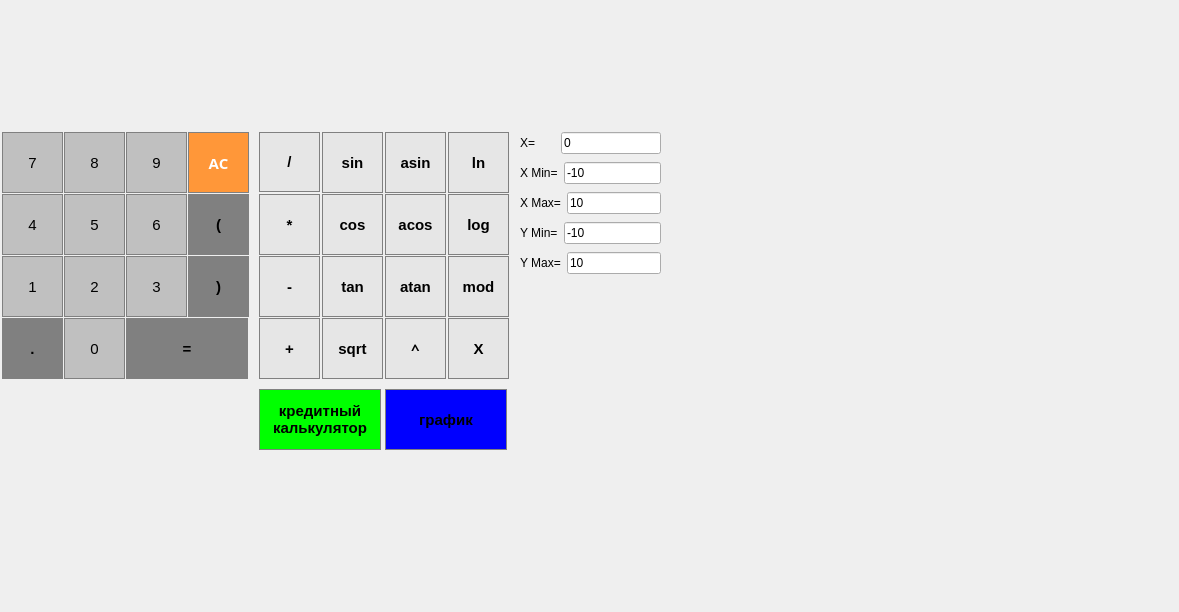
<?xml version="1.0" encoding="UTF-8"?>
<ui version="4.0">
 <class>MainWindow</class>
 <widget class="QMainWindow" name="MainWindow">
  <property name="geometry">
   <rect>
    <x>0</x>
    <y>0</y>
    <width>1179</width>
    <height>612</height>
   </rect>
  </property>
  <property name="windowTitle">
   <string>SmartCalc_v1.0</string>
  </property>
  <widget class="QWidget" name="centralwidget">
   <widget class="QLabel" name="result_show">
    <property name="geometry">
     <rect>
      <x>10</x>
      <y>10</y>
      <width>481</width>
      <height>51</height>
     </rect>
    </property>
    <property name="font">
     <font>
      <pointsize>20</pointsize>
      <weight>75</weight>
      <bold>true</bold>
     </font>
    </property>
    <property name="styleSheet">
     <string notr="true">QLabel {
  qproperty-alignment: 'AlignVCenter | AlignRight';
  border: 1px solid gray;
}

background-color : white;</string>
    </property>
    <property name="text">
     <string/>
    </property>
   </widget>
   <widget class="QPushButton" name="pushButton_bracket_1">
    <property name="geometry">
     <rect>
      <x>188</x>
      <y>194</y>
      <width>61</width>
      <height>61</height>
     </rect>
    </property>
    <property name="font">
     <font>
      <pointsize>11</pointsize>
      <weight>75</weight>
      <bold>true</bold>
     </font>
    </property>
    <property name="styleSheet">
     <string notr="true">QPushButton {
  background-color: rgb(128, 128, 128);
  border: 1px solid gray;
}
QPushButton:pressed {
    background-color: qlineargradient(x1: 0, y1: 0, x2: 0, y2: 1,
                                      stop: 0 #BEBEBE, stop: 1 #D7D7D7);
}</string>
    </property>
    <property name="text">
     <string>(</string>
    </property>
   </widget>
   <widget class="QPushButton" name="pushButton_X">
    <property name="geometry">
     <rect>
      <x>448</x>
      <y>318</y>
      <width>61</width>
      <height>61</height>
     </rect>
    </property>
    <property name="font">
     <font>
      <pointsize>11</pointsize>
      <weight>75</weight>
      <bold>true</bold>
     </font>
    </property>
    <property name="styleSheet">
     <string notr="true">QPushButton {
  background-color: rgb(230, 230, 230);
  border: 1px solid gray;
}
QPushButton:pressed {
    background-color: qlineargradient(x1: 0, y1: 0, x2: 0, y2: 1,
                                      stop: 0 #BEBEBE, stop: 1 #D7D7D7);
}</string>
    </property>
    <property name="text">
     <string>X</string>
    </property>
   </widget>
   <widget class="QPushButton" name="pushButton_7">
    <property name="geometry">
     <rect>
      <x>2</x>
      <y>132</y>
      <width>61</width>
      <height>61</height>
     </rect>
    </property>
    <property name="font">
     <font>
      <pointsize>11</pointsize>
     </font>
    </property>
    <property name="styleSheet">
     <string notr="true">QPushButton {
 background-color: rgb(192, 192, 192);
   border: 1px solid gray;
}
QPushButton:pressed {
    background-color: qlineargradient(x1: 0, y1: 0, x2: 0, y2: 1,
                                      stop: 0 #dadbde, stop: 1 #f6f7fa);
}</string>
    </property>
    <property name="text">
     <string>7</string>
    </property>
   </widget>
   <widget class="QPushButton" name="pushButton_8">
    <property name="geometry">
     <rect>
      <x>64</x>
      <y>132</y>
      <width>61</width>
      <height>61</height>
     </rect>
    </property>
    <property name="font">
     <font>
      <pointsize>11</pointsize>
     </font>
    </property>
    <property name="styleSheet">
     <string notr="true">QPushButton {
 background-color: rgb(192, 192, 192);
   border: 1px solid gray;
}
QPushButton:pressed {
    background-color: qlineargradient(x1: 0, y1: 0, x2: 0, y2: 1,
                                      stop: 0 #dadbde, stop: 1 #f6f7fa);
}</string>
    </property>
    <property name="text">
     <string>8</string>
    </property>
   </widget>
   <widget class="QPushButton" name="pushButton_9">
    <property name="geometry">
     <rect>
      <x>126</x>
      <y>132</y>
      <width>61</width>
      <height>61</height>
     </rect>
    </property>
    <property name="font">
     <font>
      <pointsize>11</pointsize>
     </font>
    </property>
    <property name="styleSheet">
     <string notr="true">QPushButton {
 background-color: rgb(192, 192, 192);
   border: 1px solid gray;
}
QPushButton:pressed {
    background-color: qlineargradient(x1: 0, y1: 0, x2: 0, y2: 1,
                                      stop: 0 #dadbde, stop: 1 #f6f7fa);
}</string>
    </property>
    <property name="text">
     <string>9</string>
    </property>
   </widget>
   <widget class="QPushButton" name="pushButton_divide">
    <property name="geometry">
     <rect>
      <x>259</x>
      <y>132</y>
      <width>61</width>
      <height>60</height>
     </rect>
    </property>
    <property name="font">
     <font>
      <pointsize>11</pointsize>
      <weight>75</weight>
      <bold>true</bold>
     </font>
    </property>
    <property name="styleSheet">
     <string notr="true">QPushButton {
  background-color: rgb(230, 230, 230);
  border: 1px solid gray;
}
QPushButton:pressed {
    background-color: qlineargradient(x1: 0, y1: 0, x2: 0, y2: 1,
                                      stop: 0 #BEBEBE, stop: 1 #D7D7D7);
}</string>
    </property>
    <property name="text">
     <string>/</string>
    </property>
   </widget>
   <widget class="QPushButton" name="pushButton_4">
    <property name="geometry">
     <rect>
      <x>2</x>
      <y>194</y>
      <width>61</width>
      <height>61</height>
     </rect>
    </property>
    <property name="font">
     <font>
      <pointsize>11</pointsize>
     </font>
    </property>
    <property name="styleSheet">
     <string notr="true">QPushButton {
 background-color: rgb(192, 192, 192);
   border: 1px solid gray;
}
QPushButton:pressed {
    background-color: qlineargradient(x1: 0, y1: 0, x2: 0, y2: 1,
                                      stop: 0 #dadbde, stop: 1 #f6f7fa);
}</string>
    </property>
    <property name="text">
     <string>4</string>
    </property>
   </widget>
   <widget class="QPushButton" name="pushButton_5">
    <property name="geometry">
     <rect>
      <x>64</x>
      <y>194</y>
      <width>61</width>
      <height>61</height>
     </rect>
    </property>
    <property name="font">
     <font>
      <pointsize>11</pointsize>
     </font>
    </property>
    <property name="styleSheet">
     <string notr="true">QPushButton {
 background-color: rgb(192, 192, 192);
   border: 1px solid gray;
}
QPushButton:pressed {
    background-color: qlineargradient(x1: 0, y1: 0, x2: 0, y2: 1,
                                      stop: 0 #dadbde, stop: 1 #f6f7fa);
}</string>
    </property>
    <property name="text">
     <string>5</string>
    </property>
   </widget>
   <widget class="QPushButton" name="pushButton_6">
    <property name="geometry">
     <rect>
      <x>126</x>
      <y>194</y>
      <width>61</width>
      <height>61</height>
     </rect>
    </property>
    <property name="font">
     <font>
      <pointsize>11</pointsize>
     </font>
    </property>
    <property name="styleSheet">
     <string notr="true">QPushButton {
 background-color: rgb(192, 192, 192);
   border: 1px solid gray;
}
QPushButton:pressed {
    background-color: qlineargradient(x1: 0, y1: 0, x2: 0, y2: 1,
                                      stop: 0 #dadbde, stop: 1 #f6f7fa);
}</string>
    </property>
    <property name="text">
     <string>6</string>
    </property>
   </widget>
   <widget class="QPushButton" name="pushButton_multiplication">
    <property name="geometry">
     <rect>
      <x>259</x>
      <y>194</y>
      <width>61</width>
      <height>61</height>
     </rect>
    </property>
    <property name="font">
     <font>
      <pointsize>11</pointsize>
      <weight>75</weight>
      <bold>true</bold>
     </font>
    </property>
    <property name="styleSheet">
     <string notr="true">QPushButton {
  background-color: rgb(230, 230, 230);
  border: 1px solid gray;
}
QPushButton:pressed {
    background-color: qlineargradient(x1: 0, y1: 0, x2: 0, y2: 1,
                                      stop: 0 #BEBEBE, stop: 1 #D7D7D7);
}</string>
    </property>
    <property name="text">
     <string>*</string>
    </property>
   </widget>
   <widget class="QPushButton" name="pushButton_1">
    <property name="geometry">
     <rect>
      <x>2</x>
      <y>256</y>
      <width>61</width>
      <height>61</height>
     </rect>
    </property>
    <property name="font">
     <font>
      <pointsize>11</pointsize>
     </font>
    </property>
    <property name="styleSheet">
     <string notr="true">QPushButton {
 background-color: rgb(192, 192, 192);
   border: 1px solid gray;
}
QPushButton:pressed {
    background-color: qlineargradient(x1: 0, y1: 0, x2: 0, y2: 1,
                                      stop: 0 #dadbde, stop: 1 #f6f7fa);
}</string>
    </property>
    <property name="text">
     <string>1</string>
    </property>
   </widget>
   <widget class="QPushButton" name="pushButton_2">
    <property name="geometry">
     <rect>
      <x>64</x>
      <y>256</y>
      <width>61</width>
      <height>61</height>
     </rect>
    </property>
    <property name="font">
     <font>
      <pointsize>11</pointsize>
     </font>
    </property>
    <property name="styleSheet">
     <string notr="true">QPushButton {
 background-color: rgb(192, 192, 192);
   border: 1px solid gray;
}
QPushButton:pressed {
    background-color: qlineargradient(x1: 0, y1: 0, x2: 0, y2: 1,
                                      stop: 0 #dadbde, stop: 1 #f6f7fa);
}</string>
    </property>
    <property name="text">
     <string>2</string>
    </property>
   </widget>
   <widget class="QPushButton" name="pushButton_3">
    <property name="geometry">
     <rect>
      <x>126</x>
      <y>256</y>
      <width>61</width>
      <height>61</height>
     </rect>
    </property>
    <property name="font">
     <font>
      <pointsize>11</pointsize>
     </font>
    </property>
    <property name="styleSheet">
     <string notr="true">QPushButton {
 background-color: rgb(192, 192, 192);
   border: 1px solid gray;
}
QPushButton:pressed {
    background-color: qlineargradient(x1: 0, y1: 0, x2: 0, y2: 1,
                                      stop: 0 #dadbde, stop: 1 #f6f7fa);
}</string>
    </property>
    <property name="text">
     <string>3</string>
    </property>
   </widget>
   <widget class="QPushButton" name="pushButton_minus">
    <property name="geometry">
     <rect>
      <x>259</x>
      <y>256</y>
      <width>61</width>
      <height>61</height>
     </rect>
    </property>
    <property name="font">
     <font>
      <pointsize>11</pointsize>
      <weight>75</weight>
      <bold>true</bold>
     </font>
    </property>
    <property name="styleSheet">
     <string notr="true">QPushButton {
  background-color: rgb(230, 230, 230);
  border: 1px solid gray;
}
QPushButton:pressed {
    background-color: qlineargradient(x1: 0, y1: 0, x2: 0, y2: 1,
                                      stop: 0 #BEBEBE, stop: 1 #D7D7D7);
}</string>
    </property>
    <property name="text">
     <string>-</string>
    </property>
   </widget>
   <widget class="QPushButton" name="pushButton_dot">
    <property name="geometry">
     <rect>
      <x>2</x>
      <y>318</y>
      <width>61</width>
      <height>61</height>
     </rect>
    </property>
    <property name="font">
     <font>
      <pointsize>11</pointsize>
      <weight>75</weight>
      <bold>true</bold>
     </font>
    </property>
    <property name="styleSheet">
     <string notr="true">QPushButton {
  background-color: rgb(128, 128, 128);
  border: 1px solid gray;
}
QPushButton:pressed {
    background-color: qlineargradient(x1: 0, y1: 0, x2: 0, y2: 1,
                                      stop: 0 #BEBEBE, stop: 1 #D7D7D7);
}</string>
    </property>
    <property name="text">
     <string>.</string>
    </property>
   </widget>
   <widget class="QPushButton" name="pushButton_0">
    <property name="geometry">
     <rect>
      <x>64</x>
      <y>318</y>
      <width>61</width>
      <height>61</height>
     </rect>
    </property>
    <property name="font">
     <font>
      <pointsize>11</pointsize>
     </font>
    </property>
    <property name="styleSheet">
     <string notr="true">QPushButton {
 background-color: rgb(192, 192, 192);
   border: 1px solid gray;
}
QPushButton:pressed {
    background-color: qlineargradient(x1: 0, y1: 0, x2: 0, y2: 1,
                                      stop: 0 #dadbde, stop: 1 #f6f7fa);
}</string>
    </property>
    <property name="text">
     <string>0</string>
    </property>
   </widget>
   <widget class="QPushButton" name="pushButton_equals">
    <property name="geometry">
     <rect>
      <x>126</x>
      <y>318</y>
      <width>122</width>
      <height>61</height>
     </rect>
    </property>
    <property name="font">
     <font>
      <pointsize>11</pointsize>
      <weight>75</weight>
      <bold>true</bold>
     </font>
    </property>
    <property name="styleSheet">
     <string notr="true">QPushButton {
  background-color: rgb(128, 128, 128);
  border: 1px solid gray;
}
QPushButton:pressed {
    background-color: qlineargradient(x1: 0, y1: 0, x2: 0, y2: 1,
                                      stop: 0 #BEBEBE, stop: 1 #D7D7D7);
}</string>
    </property>
    <property name="text">
     <string>=</string>
    </property>
   </widget>
   <widget class="QPushButton" name="pushButton_mod">
    <property name="geometry">
     <rect>
      <x>448</x>
      <y>256</y>
      <width>61</width>
      <height>61</height>
     </rect>
    </property>
    <property name="font">
     <font>
      <pointsize>11</pointsize>
      <weight>75</weight>
      <bold>true</bold>
     </font>
    </property>
    <property name="styleSheet">
     <string notr="true">QPushButton {
  background-color: rgb(230, 230, 230);
  border: 1px solid gray;
}
QPushButton:pressed {
    background-color: qlineargradient(x1: 0, y1: 0, x2: 0, y2: 1,
                                      stop: 0 #BEBEBE, stop: 1 #D7D7D7);
}</string>
    </property>
    <property name="text">
     <string>mod</string>
    </property>
   </widget>
   <widget class="QPushButton" name="pushButton_cos">
    <property name="geometry">
     <rect>
      <x>322</x>
      <y>194</y>
      <width>61</width>
      <height>61</height>
     </rect>
    </property>
    <property name="font">
     <font>
      <pointsize>11</pointsize>
      <weight>75</weight>
      <bold>true</bold>
     </font>
    </property>
    <property name="styleSheet">
     <string notr="true">QPushButton {
  background-color: rgb(230, 230, 230);
  border: 1px solid gray;
}
QPushButton:pressed {
    background-color: qlineargradient(x1: 0, y1: 0, x2: 0, y2: 1,
                                      stop: 0 #BEBEBE, stop: 1 #D7D7D7);
}</string>
    </property>
    <property name="text">
     <string>cos</string>
    </property>
   </widget>
   <widget class="QPushButton" name="pushButton_Acos">
    <property name="geometry">
     <rect>
      <x>385</x>
      <y>194</y>
      <width>61</width>
      <height>61</height>
     </rect>
    </property>
    <property name="font">
     <font>
      <pointsize>11</pointsize>
      <weight>75</weight>
      <bold>true</bold>
     </font>
    </property>
    <property name="styleSheet">
     <string notr="true">QPushButton {
  background-color: rgb(230, 230, 230);
  border: 1px solid gray;
}
QPushButton:pressed {
    background-color: qlineargradient(x1: 0, y1: 0, x2: 0, y2: 1,
                                      stop: 0 #BEBEBE, stop: 1 #D7D7D7);
}</string>
    </property>
    <property name="text">
     <string>acos</string>
    </property>
   </widget>
   <widget class="QPushButton" name="pushButton_sin">
    <property name="geometry">
     <rect>
      <x>322</x>
      <y>132</y>
      <width>61</width>
      <height>61</height>
     </rect>
    </property>
    <property name="font">
     <font>
      <pointsize>11</pointsize>
      <weight>75</weight>
      <bold>true</bold>
     </font>
    </property>
    <property name="styleSheet">
     <string notr="true">QPushButton {
  background-color: rgb(230, 230, 230);
  border: 1px solid gray;
}
QPushButton:pressed {
    background-color: qlineargradient(x1: 0, y1: 0, x2: 0, y2: 1,
                                      stop: 0 #BEBEBE, stop: 1 #D7D7D7);
}</string>
    </property>
    <property name="text">
     <string>sin</string>
    </property>
   </widget>
   <widget class="QPushButton" name="pushButton_tan">
    <property name="geometry">
     <rect>
      <x>322</x>
      <y>256</y>
      <width>61</width>
      <height>61</height>
     </rect>
    </property>
    <property name="font">
     <font>
      <pointsize>11</pointsize>
      <weight>75</weight>
      <bold>true</bold>
     </font>
    </property>
    <property name="styleSheet">
     <string notr="true">QPushButton {
  background-color: rgb(230, 230, 230);
  border: 1px solid gray;
}
QPushButton:pressed {
    background-color: qlineargradient(x1: 0, y1: 0, x2: 0, y2: 1,
                                      stop: 0 #BEBEBE, stop: 1 #D7D7D7);
}</string>
    </property>
    <property name="text">
     <string>tan</string>
    </property>
   </widget>
   <widget class="QPushButton" name="pushButton_Asin">
    <property name="geometry">
     <rect>
      <x>385</x>
      <y>132</y>
      <width>61</width>
      <height>61</height>
     </rect>
    </property>
    <property name="font">
     <font>
      <pointsize>11</pointsize>
      <weight>75</weight>
      <bold>true</bold>
     </font>
    </property>
    <property name="styleSheet">
     <string notr="true">QPushButton {
  background-color: rgb(230, 230, 230);
  border: 1px solid gray;
}
QPushButton:pressed {
    background-color: qlineargradient(x1: 0, y1: 0, x2: 0, y2: 1,
                                      stop: 0 #BEBEBE, stop: 1 #D7D7D7);
}</string>
    </property>
    <property name="text">
     <string>asin</string>
    </property>
   </widget>
   <widget class="QPushButton" name="pushButton_sqrt">
    <property name="geometry">
     <rect>
      <x>322</x>
      <y>318</y>
      <width>61</width>
      <height>61</height>
     </rect>
    </property>
    <property name="font">
     <font>
      <pointsize>11</pointsize>
      <weight>75</weight>
      <bold>true</bold>
     </font>
    </property>
    <property name="styleSheet">
     <string notr="true">QPushButton {
  background-color: rgb(230, 230, 230);
  border: 1px solid gray;
}
QPushButton:pressed {
    background-color: qlineargradient(x1: 0, y1: 0, x2: 0, y2: 1,
                                      stop: 0 #BEBEBE, stop: 1 #D7D7D7);
}</string>
    </property>
    <property name="text">
     <string>sqrt</string>
    </property>
   </widget>
   <widget class="QPushButton" name="pushButton_log">
    <property name="geometry">
     <rect>
      <x>448</x>
      <y>194</y>
      <width>61</width>
      <height>61</height>
     </rect>
    </property>
    <property name="font">
     <font>
      <pointsize>11</pointsize>
      <weight>75</weight>
      <bold>true</bold>
     </font>
    </property>
    <property name="styleSheet">
     <string notr="true">QPushButton {
  background-color: rgb(230, 230, 230);
  border: 1px solid gray;
}
QPushButton:pressed {
    background-color: qlineargradient(x1: 0, y1: 0, x2: 0, y2: 1,
                                      stop: 0 #BEBEBE, stop: 1 #D7D7D7);
}</string>
    </property>
    <property name="text">
     <string>log</string>
    </property>
   </widget>
   <widget class="QPushButton" name="pushButton_Atan">
    <property name="geometry">
     <rect>
      <x>385</x>
      <y>256</y>
      <width>61</width>
      <height>61</height>
     </rect>
    </property>
    <property name="font">
     <font>
      <pointsize>11</pointsize>
      <weight>75</weight>
      <bold>true</bold>
     </font>
    </property>
    <property name="styleSheet">
     <string notr="true">QPushButton {
  background-color: rgb(230, 230, 230);
  border: 1px solid gray;
}
QPushButton:pressed {
    background-color: qlineargradient(x1: 0, y1: 0, x2: 0, y2: 1,
                                      stop: 0 #BEBEBE, stop: 1 #D7D7D7);
}</string>
    </property>
    <property name="text">
     <string>atan</string>
    </property>
   </widget>
   <widget class="QPushButton" name="pushButton_ln">
    <property name="geometry">
     <rect>
      <x>448</x>
      <y>132</y>
      <width>61</width>
      <height>61</height>
     </rect>
    </property>
    <property name="font">
     <font>
      <pointsize>11</pointsize>
      <weight>75</weight>
      <bold>true</bold>
     </font>
    </property>
    <property name="styleSheet">
     <string notr="true">QPushButton {
  background-color: rgb(230, 230, 230);
  border: 1px solid gray;
}
QPushButton:pressed {
    background-color: qlineargradient(x1: 0, y1: 0, x2: 0, y2: 1,
                                      stop: 0 #BEBEBE, stop: 1 #D7D7D7);
}</string>
    </property>
    <property name="text">
     <string>ln</string>
    </property>
   </widget>
   <widget class="QPushButton" name="pushButton_bracket_2">
    <property name="geometry">
     <rect>
      <x>188</x>
      <y>256</y>
      <width>61</width>
      <height>61</height>
     </rect>
    </property>
    <property name="font">
     <font>
      <pointsize>11</pointsize>
      <weight>75</weight>
      <bold>true</bold>
     </font>
    </property>
    <property name="styleSheet">
     <string notr="true">QPushButton {
  background-color: rgb(128, 128, 128);
  border: 1px solid gray;
}
QPushButton:pressed {
    background-color: qlineargradient(x1: 0, y1: 0, x2: 0, y2: 1,
                                      stop: 0 #BEBEBE, stop: 1 #D7D7D7);
}</string>
    </property>
    <property name="text">
     <string>)</string>
    </property>
   </widget>
   <widget class="QPushButton" name="pushButton_AC">
    <property name="geometry">
     <rect>
      <x>188</x>
      <y>132</y>
      <width>61</width>
      <height>61</height>
     </rect>
    </property>
    <property name="font">
     <font>
      <family>Sans Serif</family>
      <pointsize>11</pointsize>
      <weight>75</weight>
      <bold>true</bold>
     </font>
    </property>
    <property name="styleSheet">
     <string notr="true">QPushButton {
  background-color: rgb(255, 151, 57);
  color: white; 
  border: 1px solid gray;
}

QPushButton:pressed {
    background-color: qlineargradient(x1: 0, y1: 0, x2: 0, y2: 1,
                                      stop: 0 #FF7832, stop: 1 #FF9739);
}</string>
    </property>
    <property name="text">
     <string>AC</string>
    </property>
   </widget>
   <widget class="QPushButton" name="pushButton_plus">
    <property name="geometry">
     <rect>
      <x>259</x>
      <y>318</y>
      <width>61</width>
      <height>61</height>
     </rect>
    </property>
    <property name="font">
     <font>
      <pointsize>11</pointsize>
      <weight>75</weight>
      <bold>true</bold>
     </font>
    </property>
    <property name="styleSheet">
     <string notr="true">QPushButton {
  background-color: rgb(230, 230, 230);
  border: 1px solid gray;
}
QPushButton:pressed {
    background-color: qlineargradient(x1: 0, y1: 0, x2: 0, y2: 1,
                                      stop: 0 #BEBEBE, stop: 1 #D7D7D7);
}</string>
    </property>
    <property name="text">
     <string>+</string>
    </property>
   </widget>
   <widget class="QPushButton" name="pushButton_pow">
    <property name="geometry">
     <rect>
      <x>385</x>
      <y>318</y>
      <width>61</width>
      <height>61</height>
     </rect>
    </property>
    <property name="font">
     <font>
      <family>Sans Serif</family>
      <pointsize>11</pointsize>
      <weight>75</weight>
      <bold>true</bold>
     </font>
    </property>
    <property name="styleSheet">
     <string notr="true">QPushButton {
  background-color: rgb(230, 230, 230);
  border: 1px solid gray;
}
QPushButton:pressed {
    background-color: qlineargradient(x1: 0, y1: 0, x2: 0, y2: 1,
                                      stop: 0 #BEBEBE, stop: 1 #D7D7D7);
}</string>
    </property>
    <property name="text">
     <string>^</string>
    </property>
   </widget>
   <widget class="QLabel" name="l_l">
    <property name="geometry">
     <rect>
      <x>10</x>
      <y>70</y>
      <width>481</width>
      <height>41</height>
     </rect>
    </property>
    <property name="text">
     <string/>
    </property>
   </widget>
   <widget class="QPushButton" name="pushButton_graph">
    <property name="geometry">
     <rect>
      <x>385</x>
      <y>389</y>
      <width>122</width>
      <height>61</height>
     </rect>
    </property>
    <property name="font">
     <font>
      <pointsize>11</pointsize>
      <weight>75</weight>
      <bold>true</bold>
     </font>
    </property>
    <property name="styleSheet">
     <string notr="true">QPushButton {
  background-color: rgb(0, 0, 255);
  border: 1px solid gray;
}
QPushButton:pressed {
    background-color: qlineargradient(x1: 0, y1: 0, x2: 0, y2: 1,
                                      stop: 0 #BEBEBE, stop: 1 #D7D7D7);
}</string>
    </property>
    <property name="text">
     <string>график</string>
    </property>
   </widget>
   <widget class="QWidget" name="layoutWidget">
    <property name="geometry">
     <rect>
      <x>520</x>
      <y>130</y>
      <width>141</width>
      <height>151</height>
     </rect>
    </property>
    <layout class="QVBoxLayout" name="verticalLayout">
     <item>
      <layout class="QHBoxLayout" name="horizontalLayout">
       <item>
        <widget class="QLabel" name="label_x">
         <property name="text">
          <string>X=      </string>
         </property>
        </widget>
       </item>
       <item>
        <widget class="QLineEdit" name="lineEdit_x">
         <property name="text">
          <string>0</string>
         </property>
        </widget>
       </item>
      </layout>
     </item>
     <item>
      <layout class="QHBoxLayout" name="horizontalLayout_2">
       <item>
        <widget class="QLabel" name="label_x_min">
         <property name="text">
          <string>X Min=</string>
         </property>
        </widget>
       </item>
       <item>
        <widget class="QLineEdit" name="lineEdit_x_min">
         <property name="text">
          <string>-10</string>
         </property>
        </widget>
       </item>
      </layout>
     </item>
     <item>
      <layout class="QHBoxLayout" name="horizontalLayout_3">
       <item>
        <widget class="QLabel" name="label_x_max">
         <property name="text">
          <string>X Max=</string>
         </property>
        </widget>
       </item>
       <item>
        <widget class="QLineEdit" name="lineEdit_x_max">
         <property name="text">
          <string>10</string>
         </property>
        </widget>
       </item>
      </layout>
     </item>
     <item>
      <layout class="QHBoxLayout" name="horizontalLayout_4">
       <item>
        <widget class="QLabel" name="label_y_min">
         <property name="text">
          <string>Y Min=</string>
         </property>
        </widget>
       </item>
       <item>
        <widget class="QLineEdit" name="lineEdit_y_min">
         <property name="text">
          <string>-10</string>
         </property>
        </widget>
       </item>
      </layout>
     </item>
     <item>
      <layout class="QHBoxLayout" name="horizontalLayout_5">
       <item>
        <widget class="QLabel" name="label_y_max">
         <property name="text">
          <string>Y Max=</string>
         </property>
        </widget>
       </item>
       <item>
        <widget class="QLineEdit" name="lineEdit_y_max">
         <property name="text">
          <string>10</string>
         </property>
        </widget>
       </item>
      </layout>
     </item>
    </layout>
   </widget>
   <widget class="QCustomPlot" name="widget" native="true">
    <property name="geometry">
     <rect>
      <x>689</x>
      <y>9</y>
      <width>471</width>
      <height>411</height>
     </rect>
    </property>
   </widget>
   <widget class="QPushButton" name="pushButton_graph_2">
    <property name="geometry">
     <rect>
      <x>259</x>
      <y>389</y>
      <width>122</width>
      <height>61</height>
     </rect>
    </property>
    <property name="font">
     <font>
      <pointsize>11</pointsize>
      <weight>75</weight>
      <bold>true</bold>
     </font>
    </property>
    <property name="styleSheet">
     <string notr="true">QPushButton {
  background-color: rgb(0, 255, 0);
  border: 1px solid gray;
}
QPushButton:pressed {
    background-color: qlineargradient(x1: 0, y1: 0, x2: 0, y2: 1,
                                      stop: 0 #BEBEBE, stop: 1 #D7D7D7);
}</string>
    </property>
    <property name="text">
     <string>кредитный 
калькулятор</string>
    </property>
   </widget>
  </widget>
 </widget>
 <customwidgets>
  <customwidget>
   <class>QCustomPlot</class>
   <extends>QWidget</extends>
   <header>qcustomplot.h</header>
   <container>1</container>
  </customwidget>
 </customwidgets>
 <resources/>
 <connections/>
</ui>
